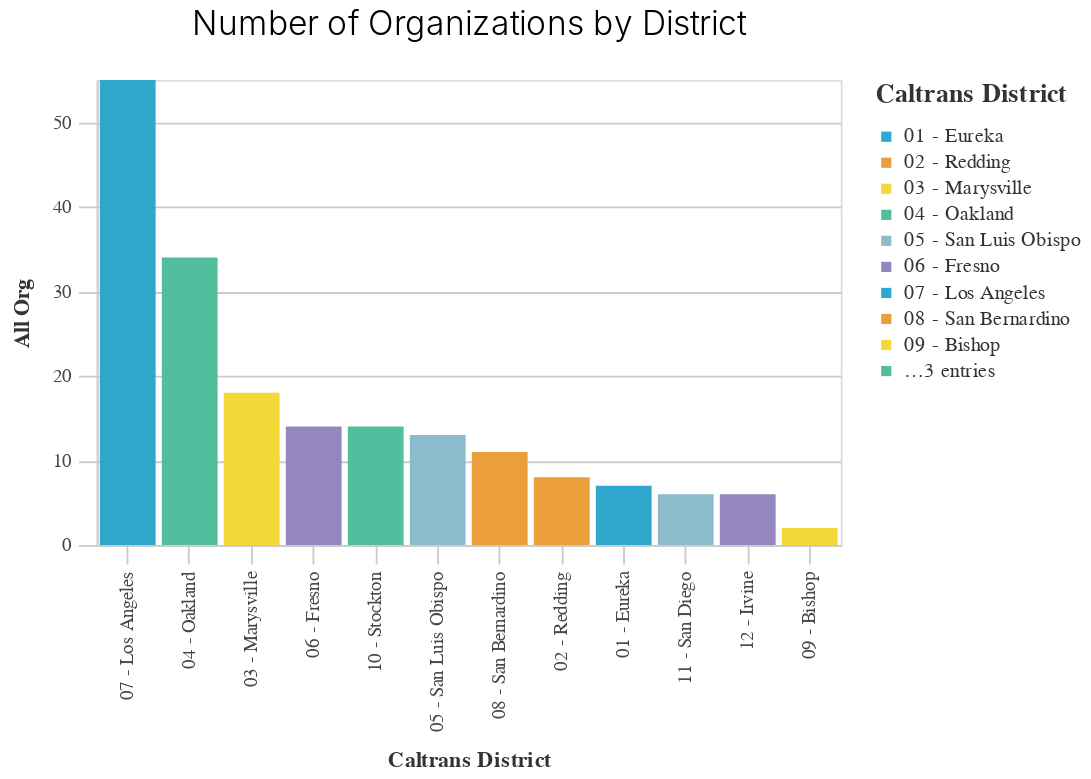

Notebook code cell kept with this figure:
### Code cell
(_dla_utils.bar_chart_nosubset(pct_compliant,
                               'caltrans_district',
                               'all_org',
                               'caltrans_district',
                               chart_title='Number of Organizations by District'))

### Figure 1 — Vega-Lite specification as saved in the notebook (floating-point values rounded to 4 significant figures)
{"config": {"view": {"continuousWidth": 400, "continuousHeight": 300}, "axis": {"domainColor": "#cbcbcb", "grid": true, "gridColor": "#cbcbcb", "gridWidth": 1, "labelColor": "#474747", "labelFont": "Nunito Sans", "labelFontSize": 10, "labelPadding": 4, "tickColor": "#cbcbcb", "tickSize": 10, "titleColor": "#333", "titleFont": "Raleway", "titleFontSize": 12, "titlePadding": 10}, "axisBand": {"grid": false}, "background": "white", "font": "Raleway", "header": {"labelFont": "Nunito Sans", "titleFont": "Raleway"}, "legend": {"labelColor": "#333", "labelFont": "Nunito Sans", "labelFontSize": 11, "labelLimit": 0, "padding": 1, "symbolSize": 30, "symbolType": "square", "titleColor": "#333", "titleFont": "Raleway", "titleFontSize": 14, "titlePadding": 10}, "title": {"anchor": "middle", "font": "Raleway", "fontSize": 18, "fontWeight": 300, "offset": 20}}, "data": {"name": "data-bd7c9f5523c359802078949bcc29b249"}, "mark": "bar", "encoding": {"color": {"field": "caltrans_district", "legend": {"symbolLimit": 10, "title": "Caltrans District"}, "scale": {"range": ["#2EA8CE", "#EB9F3C", "#F4D837", "#51BF9D", "#8CBCCB", "#9487C0"]}, "type": "nominal"}, "x": {"field": "caltrans_district", "sort": "-y", "title": "Caltrans District", "type": "nominal"}, "y": {"field": "all_org", "title": "All Org", "type": "quantitative"}}, "height": 250, "title": "Number of Organizations by District", "width": 400, "$schema": "https://vega.github.io/schema/vega-lite/v4.17.0.json", "datasets": {"data-bd7c9f5523c359802078949bcc29b249": [{"caltrans_district": "07 - Los Angeles", "all_org": 55, "gtfs_compliant": 47, "percent": 85.45, "not_compliant": 8}, {"caltrans_district": "06 - Fresno", "all_org": 14, "gtfs_compliant": 12, "percent": 85.71, "not_compliant": 2}, {"caltrans_district": "03 - Marysville", "all_org": 18, "gtfs_compliant": 15, "percent": 83.33, "not_compliant": 3}, {"caltrans_district": "11 - San Diego", "all_org": 6, "gtfs_compliant": 4, "percent": 66.67, "not_compliant": 2}, {"caltrans_district": "04 - Oakland", "all_org": 34, "gtfs_compliant": 24, "percent": 70.59, "not_compliant": 10}, {"caltrans_district": "10 - Stockton", "all_org": 14, "gtfs_compliant": 13, "percent": 92.86, "not_compliant": 1}, {"caltrans_district": "02 - Redding", "all_org": 8, "gtfs_compliant": 7, "percent": 87.5, "not_compliant": 1}, {"caltrans_district": "05 - San Luis Obispo", "all_org": 13, "gtfs_compliant": 11, "percent": 84.62, "not_compliant": 2}, {"caltrans_district": "12 - Irvine", "all_org": 6, "gtfs_compliant": 6, "percent": 100.0, "not_compliant": 0}, {"caltrans_district": "08 - San Bernardino", "all_org": 11, "gtfs_compliant": 11, "percent": 100.0, "not_compliant": 0}, {"caltrans_district": "09 - Bishop", "all_org": 2, "gtfs_compliant": 2, "percent": 100.0, "not_compliant": 0}, {"caltrans_district": "01 - Eureka", "all_org": 7, "gtfs_compliant": 7, "percent": 100.0, "not_compliant": 0}]}}
